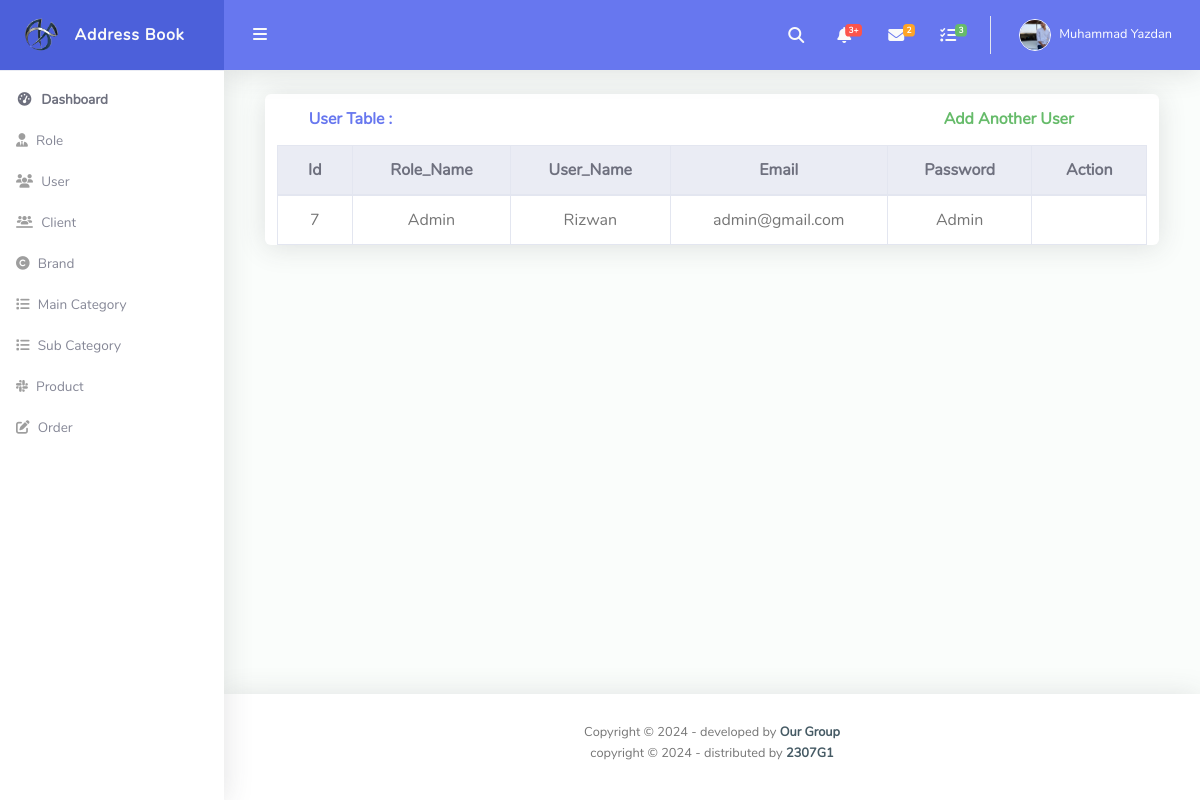
Screenshot of /admin/user_show.php with the database file from the repository.
### tables this page shows
CREATE TABLE `user` (
  `id` int(11) NOT NULL,
  `role_id_FK` int(11) NOT NULL,
  `username` varchar(255) NOT NULL,
  `email` varchar(255) NOT NULL,
  `password` varchar(255) NOT NULL
);

CREATE TABLE `role` (
  `id` int(11) NOT NULL,
  `role_name` varchar(255) NOT NULL
);

### admin/user_show.php (the view, shortened to what this page needs)
<?php
include("./connection.php");
include("./header.php");
$sql = "select user .* ,  role.role_name from user inner join role on role.id = user.role_id_FK";
$result = mysqli_query($con, $sql);
?>
<div id="content-wrapper" class="d-flex flex-column">
  <div id="content">
    <nav class="navbar navbar-expand navbar-light bg-navbar topbar mb-4 static-top">
      <button id="sidebarToggleTop" class="btn btn-link rounded-circle mr-3">
        <i class="fa fa-bars"></i>
      </button>
      <ul class="navbar-nav ml-auto">
        <li class="nav-item dropdown no-arrow">
          <a class="nav-link dropdown-toggle" href="#" id="searchDropdown" role="button" data-toggle="dropdown" aria-haspopup="true" aria-expanded="false">
            <i class="fas fa-search fa-fw"></i>
          </a>
        </li>
        <li class="nav-item dropdown no-arrow mx-1">
          <a class="nav-link dropdown-toggle" href="#" id="alertsDropdown" role="button" data-toggle="dropdown" aria-haspopup="true" aria-expanded="false">
            <i class="fas fa-bell fa-fw"></i>
            <span class="badge badge-danger badge-counter">3+</span>
          </a>
        </li>
        <li class="nav-item dropdown no-arrow mx-1">
          <a class="nav-link dropdown-toggle" href="#" id="messagesDropdown" role="button" data-toggle="dropdown" aria-haspopup="true" aria-expanded="false">
            <i class="fas fa-envelope fa-fw"></i>
            <span class="badge badge-warning badge-counter">2</span>
          </a>
        </li>
        <li class="nav-item dropdown no-arrow mx-1">
          <a class="nav-link dropdown-toggle" href="#" id="messagesDropdown" role="button" data-toggle="dropdown" aria-haspopup="true" aria-expanded="false">
            <i class="fas fa-tasks fa-fw"></i>
            <span class="badge badge-success badge-counter">3</span>
          </a>
        </li>
        <li class="nav-item dropdown no-arrow">
          <a class="nav-link dropdown-toggle" href="#" id="userDropdown" role="button" data-toggle="dropdown" aria-haspopup="true" aria-expanded="false">
            <img class="img-profile rounded-circle" src="../me.png" style="max-width: 60px">
            <span class="ml-2 d-none d-lg-inline text-white small">Muhammad Yazdan</span>
          </a>
        </li>
      </ul>
    </nav>
    <div class="card col-lg-11 mx-auto">
      <div class="container">
        <div class="row">
          <div class="col-lg-9 card-header py-3 d-flex flex-row align-items-center justify-content-between">
            <h6 class="m-0 font-weight-bold text-primary">User Table :</h6>
          </div>
          <div class="col-lg-3 card-header py-3 d-flex flex-row align-items-center justify-content-between">
            <a href="./user_add.php">
              <h6 class="m-0 font-weight-bold text-success">Add Another User</h6>
            </a>
          </div>
        </div>
      </div>
      <div class="table-responsive">
        <table class="table align-items-center table-bordered border-dark text-center">
          <thead class="thead-light">
            <tr>
              <th scope="col">Id</th>
              <th scope="col">Role_Name</th>
              <th scope="col">User_Name</th>
              <th scope="col">Email</th>
              <th scope="col">Password</th>
              <th scope="col">Action</th>
            </tr>
          </thead>
          <tbody>
            <tr>
              <?php
              while ($rows = mysqli_fetch_assoc($result)) {
              ?>
                <td><?php echo $rows['id'] ?></td>
                <td><?php echo $rows['role_name'] ?></td>
                <td><?php echo $rows['username'] ?></td>
                <td><?php echo $rows['email'] ?></td>
                <td><?php echo $rows['password'] ?></td>
                <td><a href="user_update.php?id=<?php echo $rows['id'] ?>">
                      </td>
            </tr>
          <?php  } ?>
          </tbody>
        </table>
      </div>
    </div>
  </div>
  <?php
  include("./footer.php");
  ?>

### rows the page displays
user: id "7", role_id_FK.role_name "Admin", username "Rizwan", email "admin@gmail.com", password "Admin"
